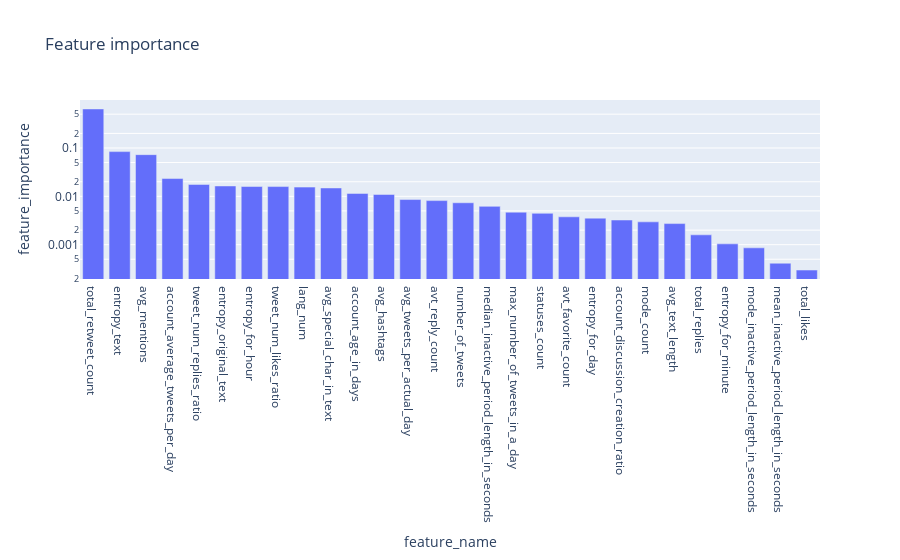

This figure's notebook cell:
### Markdown cell above
## Applying the Decision tree classification method and the K-fold cross validation

We split the dataset into K-folds. Starting with a typical K of 10.

### Code cell
fold_classify_and_plot1(df, label, cv=10, max_tree_depth=10, criterion="gini")

### Figure 1 — Plotly figure (JSON) as saved in the notebook; plotly's stock layout.template omitted (floating-point values rounded to 4 significant figures)
{"data": [{"alignmentgroup": "True", "hovertemplate": "feature_name=%{x}<br>feature_importance=%{y}<extra></extra>", "legendgroup": "", "marker": {"color": "#636efa", "pattern": {"shape": ""}}, "name": "", "offsetgroup": "", "orientation": "v", "showlegend": false, "textposition": "auto", "type": "bar", "x": ["total_retweet_count", "entropy_text", "avg_mentions", "account_average_tweets_per_day", "tweet_num_replies_ratio", "entropy_original_text", "entropy_for_hour", "tweet_num_likes_ratio", "lang_num", "avg_special_char_in_text", "account_age_in_days", "avg_hashtags", "avg_tweets_per_actual_day", "avt_reply_count", "number_of_tweets", "median_inactive_period_length_in_seconds", "max_number_of_tweets_in_a_day", "statuses_count", "avt_favorite_count", "entropy_for_day", "account_discussion_creation_ratio", "mode_count", "avg_text_length", "total_replies", "entropy_for_minute", "mode_inactive_period_length_in_seconds", "mean_inactive_period_length_in_seconds", "total_likes"], "xaxis": "x", "y": [0.6413, 0.08408, 0.07277, 0.02333, 0.01761, 0.01639, 0.01594, 0.01591, 0.01551, 0.01489, 0.01148, 0.01093, 0.008574, 0.008158, 0.007356, 0.006198, 0.004702, 0.00445, 0.003768, 0.00354, 0.003239, 0.002963, 0.00273, 0.001597, 0.00104, 0.0008601, 0.0004134, 0.0002988], "yaxis": "y"}], "layout": {"barmode": "relative", "legend": {"tracegroupgap": 0}, "title": {"text": "Feature importance"}, "xaxis": {"anchor": "y", "domain": [0, 1], "title": {"text": "feature_name"}}, "yaxis": {"anchor": "x", "domain": [0, 1], "title": {"text": "feature_importance"}, "type": "log"}}}
